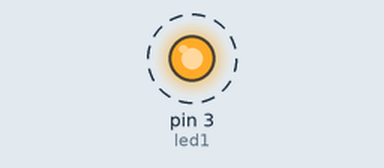
A sketch run on a simulated Arduino Uno, built with avr-gcc and run on an emulated ATmega328P. On the bench: output pins drawn as LEDs (lit = HIGH). Dashed ring = blinking.

Above: at 0.05 s.
Timing chart, 0 to 3.0 s (numbered marks = the images above):
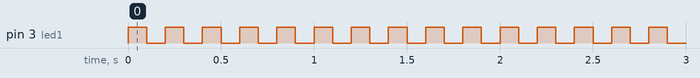

The sketch:

Pisca_enquanto_nao_recebe_comando_serial.ino
```cpp
 int led1 = 3;
int val=0;

void setup(){
Serial.begin(9600); // Velocidade de transmissão
pinMode(led1,OUTPUT);
}

void loop(){

  if(Serial.available()>0)
  {
    val=1;
  }

  if(val==0)
  {
    digitalWrite(3,HIGH);
    delay(100);
    digitalWrite(3,LOW);
    delay(100);
  }

}
```

Measured:
- by itself, pin 3 (led1): alternates HIGH for 0.10 s and LOW for 0.10 s
